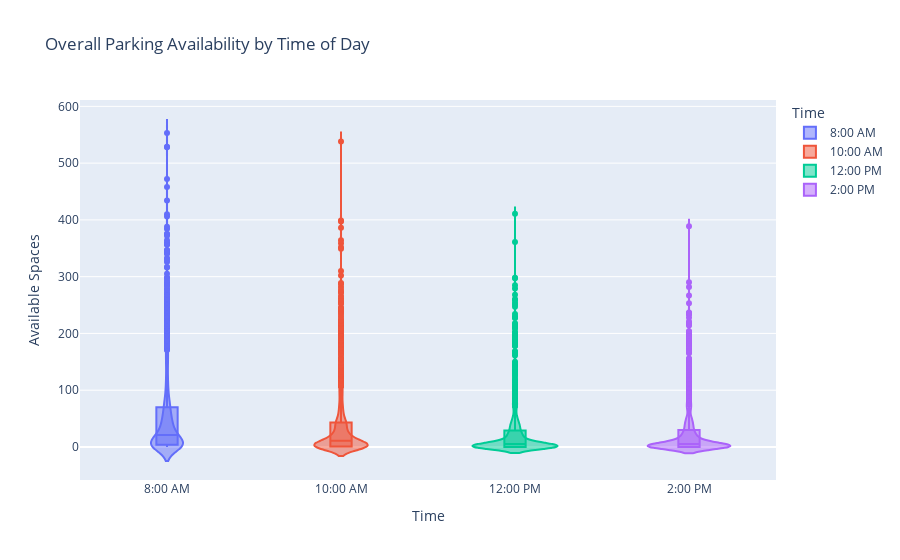
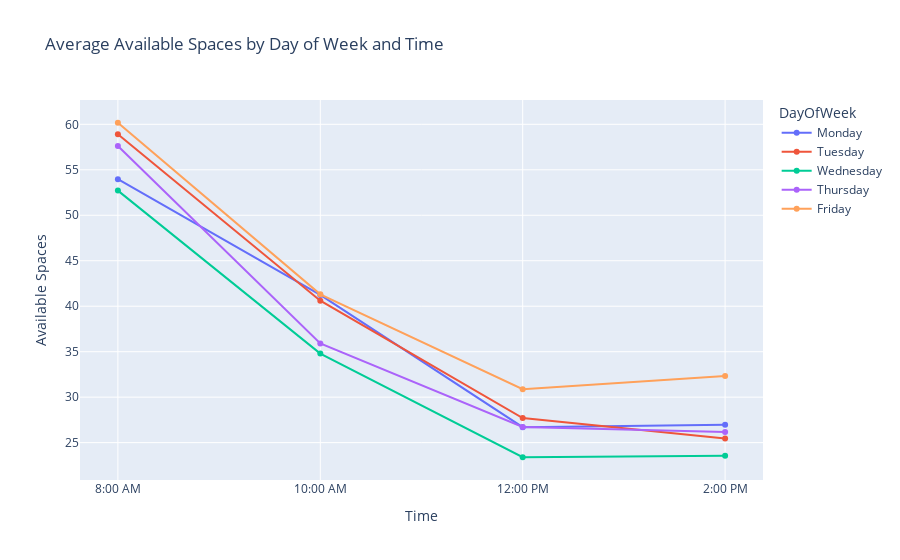
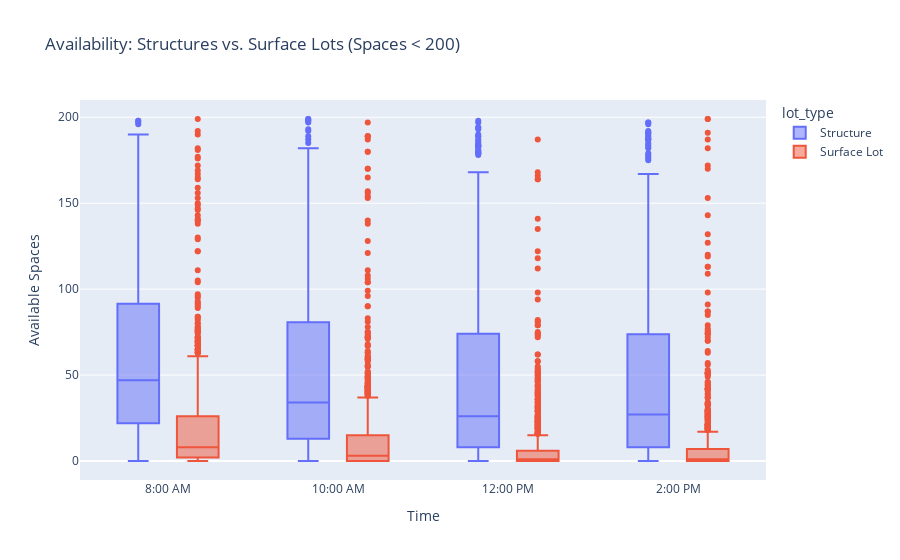
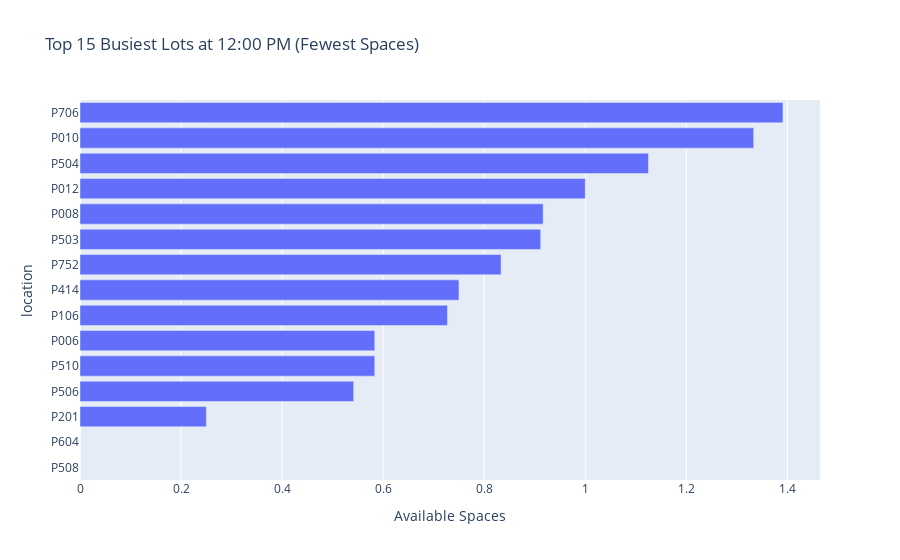

Notebook cell for these charts, in order:
### Code cell
import pandas as pd
import plotly.graph_objects as go
import plotly.express as px  # Import Plotly Express for high-level plotting
from datetime import datetime
import numpy as np

# --- 1. Improved Data Parsing (Based on your code) ---

# Read CSV file
try:
    df = pd.read_csv('parking availability.csv', header=None)
except FileNotFoundError:
    print("Error: 'parking availability.csv' not found.")
    print("Please make sure the file is in the same directory as this script.")
    exit()

# Parse data
data_records = []
current_date = None
current_lot_type = None  # <-- My addition to track Structure/Surface Lot
space_type_cache = None    # <-- My addition to track Space Type (A, B, etc.)

print("Starting file parse...")

for idx, row in df.iterrows():
    # Detect a date row
    if pd.notna(row[1]) and isinstance(row[1], str) and '2025' in str(row[1]):
        try:
            date_obj = datetime.strptime(row[1], "%A, %B %d, %Y")
            current_date = date_obj.date() # Use date object
        except ValueError:
            continue
        continue # Skip to next row after finding a date

    # Detect header row
    if row[1] == 'Space Type':
        continue

    # Detect a 'group' row that defines the Lot Type
    # e.g., ",A,Structure,..." or ",A,Surface Lot,..."
    if pd.notna(row[2]) and row[2] in ['Structure', 'Surface Lot']:
        current_lot_type = row[2]
    
    # Cache the space type
    if pd.notna(row[1]) and row[1] in ['A', 'B', 'D', 'S', 'SR', 'Visitor']:
         space_type_cache = row[1]

    # Detect a data row (must have a location and a date must be set)
    if current_date and pd.notna(row[3]) and row[3] != 'Location':
        location = row[3]
        
        # Use the cached space type
        space_type = space_type_cache 
        
        if not space_type: # Skip if we haven't found a space type yet
            continue
            
        try:
            # Extract values for four time slots
            time_8am = pd.to_numeric(row[4], errors='coerce')
            time_10am = pd.to_numeric(row[5], errors='coerce')
            time_12pm = pd.to_numeric(row[6], errors='coerce')
            time_2pm = pd.to_numeric(row[7], errors='coerce')
            
            data_records.append({
                'date': current_date,
                'space_type': space_type,
                'lot_type': current_lot_type, # <-- Added the lot type
                'location': location,
                '8:00 AM': time_8am,
                '10:00 AM': time_10am,
                '12:00 PM': time_12pm,
                '2:00 PM': time_2pm
            })
        except Exception as e:
            # print(f"Skipping row {idx} due to error: {e}")
            continue

# Convert to DataFrame
data_df = pd.DataFrame(data_records)

print(f"Total records parsed: {len(data_df)}")
print(data_df.info())

# --- 2. Tidying Data for EDA ---

# "Melt" the DataFrame from wide to long ("tidy") format
# This is the key step for flexible plotting
df_tidy = data_df.melt(
    id_vars=['date', 'space_type', 'lot_type', 'location'],
    value_vars=['8:00 AM', '10:00 AM', '12:00 PM', '2:00 PM'],
    var_name='Time',
    value_name='Available Spaces'
)

# Clean up data types for better plotting
df_tidy['Available Spaces'] = pd.to_numeric(df_tidy['Available Spaces'], errors='coerce')
df_tidy = df_tidy.dropna(subset=['Available Spaces']) # Drop rows with missing data
df_tidy['Available Spaces'] = df_tidy['Available Spaces'].astype(int)
df_tidy['date'] = pd.to_datetime(df_tidy['date'])

# Add DayOfWeek column
df_tidy['DayOfWeek'] = df_tidy['date'].dt.day_name()

# Set correct order for plotting (optional but recommended)
time_order = ['8:00 AM', '10:00 AM', '12:00 PM', '2:00 PM']
day_order = ['Monday', 'Tuesday', 'Wednesday', 'Thursday', 'Friday']
df_tidy['Time'] = pd.Categorical(df_tidy['Time'], categories=time_order, ordered=True)
df_tidy['DayOfWeek'] = pd.Categorical(df_tidy['DayOfWeek'], categories=day_order, ordered=True)

print("\n--- Sample of 'Tidy' Data Ready for Plotting ---")
print(df_tidy.head())


# --- 3. EDA with Plotly Express ---

print("\n--- Generating Plots (check your browser) ---")

# Plot 1: How does parking availability change throughout the day?
# Use a violin plot to see the distribution of available spots.
fig1 = px.violin(
    df_tidy, 
    x='Time', 
    y='Available Spaces', 
    color='Time',
    box=True, # Show a box plot inside
    title='Overall Parking Availability by Time of Day'
)
fig1.show()


# Plot 2: Is it harder to park on certain days?
# We group by Day and Time and get the average, then plot
avg_by_day_time = df_tidy.groupby(['DayOfWeek', 'Time'], observed=True)['Available Spaces'].mean().reset_index()

fig2 = px.line(
    avg_by_day_time, 
    x='Time', 
    y='Available Spaces', 
    color='DayOfWeek',
    markers=True,
    title='Average Available Spaces by Day of Week and Time'
)
fig2.show()


# Plot 3: Structures vs. Surface Lots
# This uses the 'lot_type' column we added
fig3 = px.box(
    df_tidy.query("`Available Spaces` < 200"), # Query to remove large outliers for a cleaner plot
    x='Time', 
    y='Available Spaces', 
    color='lot_type',
    title='Availability: Structures vs. Surface Lots (Spaces < 200)'
)
fig3.show()


# Plot 4 & 5: What are the best and worst lots at midday?
# We'll focus on 12:00 PM as the peak busy time
midday_data = df_tidy[df_tidy['Time'] == '12:00 PM']
lot_avg = midday_data.groupby('location')['Available Spaces'].mean().sort_values()

# Top 15 Busiest Lots (Hardest to Park)
busiest_lots = lot_avg.nsmallest(15)
fig4 = px.bar(
    busiest_lots, 
    x='Available Spaces', 
    y=busiest_lots.index, 
    orientation='h',
    title='Top 15 Busiest Lots at 12:00 PM (Fewest Spaces)'
)
fig4.show()

# Top 15 Easiest Lots (Best to Park)
easiest_lots = lot_avg.nlargest(15)
fig5 = px.bar(
    easiest_lots, 
    x='Available Spaces', 
    y=easiest_lots.index, 
    orientation='h',
    title='Top 15 Easiest Lots at 12:00 PM (Most Spaces)'
)
fig5.show()


# Plot 6: Parking Inventory Treemap
# What's the total "inventory" of parking at 8:00 AM?
df_8am = df_tidy[df_tidy['Time'] == '8:00 AM'].groupby(
    ['lot_type', 'space_type', 'location'], observed=True
)['Available Spaces'].mean().reset_index()

fig6 = px.treemap(
    df_8am, 
    path=[px.Constant('All Parking'), 'lot_type', 'space_type', 'location'], 
    values='Available Spaces',
    color='Available Spaces',
    color_continuous_scale='Greens',
    title='Parking Inventory Hierarchy (Avg. Spaces at 8:00 AM)'
)
fig6.show()

print("--- All plots generated. ---")

### Figure 1 — Plotly figure (JSON) as saved in the notebook; plotly's stock layout.template omitted (floating-point values rounded to 4 significant figures; data arrays with more than 128 entries replaced by an {"elided": "..."} marker saying what was removed)
{"data": [{"alignmentgroup": "True", "box": {"visible": true}, "hovertemplate": "Time=%{x}<br>Available Spaces=%{y}<extra></extra>", "legendgroup": "8:00 AM", "marker": {"color": "#636efa"}, "name": "8:00 AM", "offsetgroup": "8:00 AM", "orientation": "v", "scalegroup": "True", "showlegend": true, "type": "violin", "x": {"elided": "1285 str values"}, "x0": " ", "xaxis": "x", "y": {"elided": "1285 int values"}, "y0": " ", "yaxis": "y"}, {"alignmentgroup": "True", "box": {"visible": true}, "hovertemplate": "Time=%{x}<br>Available Spaces=%{y}<extra></extra>", "legendgroup": "10:00 AM", "marker": {"color": "#EF553B"}, "name": "10:00 AM", "offsetgroup": "10:00 AM", "orientation": "v", "scalegroup": "True", "showlegend": true, "type": "violin", "x": {"elided": "1285 str values"}, "x0": " ", "xaxis": "x", "y": {"elided": "1285 int values"}, "y0": " ", "yaxis": "y"}, {"alignmentgroup": "True", "box": {"visible": true}, "hovertemplate": "Time=%{x}<br>Available Spaces=%{y}<extra></extra>", "legendgroup": "12:00 PM", "marker": {"color": "#00cc96"}, "name": "12:00 PM", "offsetgroup": "12:00 PM", "orientation": "v", "scalegroup": "True", "showlegend": true, "type": "violin", "x": {"elided": "1285 str values"}, "x0": " ", "xaxis": "x", "y": {"elided": "1285 int values"}, "y0": " ", "yaxis": "y"}, {"alignmentgroup": "True", "box": {"visible": true}, "hovertemplate": "Time=%{x}<br>Available Spaces=%{y}<extra></extra>", "legendgroup": "2:00 PM", "marker": {"color": "#ab63fa"}, "name": "2:00 PM", "offsetgroup": "2:00 PM", "orientation": "v", "scalegroup": "True", "showlegend": true, "type": "violin", "x": {"elided": "1285 str values"}, "x0": " ", "xaxis": "x", "y": {"elided": "1285 int values"}, "y0": " ", "yaxis": "y"}], "layout": {"legend": {"title": {"text": "Time"}, "tracegroupgap": 0}, "title": {"text": "Overall Parking Availability by Time of Day"}, "violinmode": "overlay", "xaxis": {"anchor": "y", "categoryarray": ["8:00 AM", "10:00 AM", "12:00 PM", "2:00 PM"], "categoryorder": "array", "domain": [0, 1], "title": {"text": "Time"}}, "yaxis": {"anchor": "x", "domain": [0, 1], "title": {"text": "Available Spaces"}}}}

### Figure 2 — Plotly figure (JSON) as saved in the notebook; plotly's stock layout.template omitted (floating-point values rounded to 4 significant figures)
{"data": [{"hovertemplate": "DayOfWeek=Monday<br>Time=%{x}<br>Available Spaces=%{y}<extra></extra>", "legendgroup": "Monday", "line": {"color": "#636efa", "dash": "solid"}, "marker": {"symbol": "circle"}, "mode": "lines+markers", "name": "Monday", "orientation": "v", "showlegend": true, "type": "scatter", "x": ["8:00 AM", "10:00 AM", "12:00 PM", "2:00 PM"], "xaxis": "x", "y": [53.97, 41.24, 26.7, 26.97], "yaxis": "y"}, {"hovertemplate": "DayOfWeek=Tuesday<br>Time=%{x}<br>Available Spaces=%{y}<extra></extra>", "legendgroup": "Tuesday", "line": {"color": "#EF553B", "dash": "solid"}, "marker": {"symbol": "circle"}, "mode": "lines+markers", "name": "Tuesday", "orientation": "v", "showlegend": true, "type": "scatter", "x": ["8:00 AM", "10:00 AM", "12:00 PM", "2:00 PM"], "xaxis": "x", "y": [58.92, 40.6, 27.71, 25.45], "yaxis": "y"}, {"hovertemplate": "DayOfWeek=Wednesday<br>Time=%{x}<br>Available Spaces=%{y}<extra></extra>", "legendgroup": "Wednesday", "line": {"color": "#00cc96", "dash": "solid"}, "marker": {"symbol": "circle"}, "mode": "lines+markers", "name": "Wednesday", "orientation": "v", "showlegend": true, "type": "scatter", "x": ["8:00 AM", "10:00 AM", "12:00 PM", "2:00 PM"], "xaxis": "x", "y": [52.71, 34.8, 23.39, 23.55], "yaxis": "y"}, {"hovertemplate": "DayOfWeek=Thursday<br>Time=%{x}<br>Available Spaces=%{y}<extra></extra>", "legendgroup": "Thursday", "line": {"color": "#ab63fa", "dash": "solid"}, "marker": {"symbol": "circle"}, "mode": "lines+markers", "name": "Thursday", "orientation": "v", "showlegend": true, "type": "scatter", "x": ["8:00 AM", "10:00 AM", "12:00 PM", "2:00 PM"], "xaxis": "x", "y": [57.61, 35.9, 26.72, 26.17], "yaxis": "y"}, {"hovertemplate": "DayOfWeek=Friday<br>Time=%{x}<br>Available Spaces=%{y}<extra></extra>", "legendgroup": "Friday", "line": {"color": "#FFA15A", "dash": "solid"}, "marker": {"symbol": "circle"}, "mode": "lines+markers", "name": "Friday", "orientation": "v", "showlegend": true, "type": "scatter", "x": ["8:00 AM", "10:00 AM", "12:00 PM", "2:00 PM"], "xaxis": "x", "y": [60.17, 41.3, 30.87, 32.33], "yaxis": "y"}], "layout": {"legend": {"title": {"text": "DayOfWeek"}, "tracegroupgap": 0}, "title": {"text": "Average Available Spaces by Day of Week and Time"}, "xaxis": {"anchor": "y", "domain": [0, 1], "title": {"text": "Time"}}, "yaxis": {"anchor": "x", "domain": [0, 1], "title": {"text": "Available Spaces"}}}}

### Figure 3 — Plotly figure (JSON) as saved in the notebook; plotly's stock layout.template omitted (floating-point values rounded to 4 significant figures; data arrays with more than 128 entries replaced by an {"elided": "..."} marker saying what was removed)
{"data": [{"alignmentgroup": "True", "hovertemplate": "lot_type=Structure<br>Time=%{x}<br>Available Spaces=%{y}<extra></extra>", "legendgroup": "Structure", "marker": {"color": "#636efa"}, "name": "Structure", "notched": false, "offsetgroup": "Structure", "orientation": "v", "showlegend": true, "type": "box", "x": {"elided": "1760 str values"}, "x0": " ", "xaxis": "x", "y": {"elided": "1760 int values"}, "y0": " ", "yaxis": "y"}, {"alignmentgroup": "True", "hovertemplate": "lot_type=Surface Lot<br>Time=%{x}<br>Available Spaces=%{y}<extra></extra>", "legendgroup": "Surface Lot", "marker": {"color": "#EF553B"}, "name": "Surface Lot", "notched": false, "offsetgroup": "Surface Lot", "orientation": "v", "showlegend": true, "type": "box", "x": {"elided": "3154 str values"}, "x0": " ", "xaxis": "x", "y": {"elided": "3154 int values"}, "y0": " ", "yaxis": "y"}], "layout": {"boxmode": "group", "legend": {"title": {"text": "lot_type"}, "tracegroupgap": 0}, "title": {"text": "Availability: Structures vs. Surface Lots (Spaces < 200)"}, "xaxis": {"anchor": "y", "domain": [0, 1], "title": {"text": "Time"}}, "yaxis": {"anchor": "x", "domain": [0, 1], "title": {"text": "Available Spaces"}}}}

### Figure 4 — Plotly figure (JSON) as saved in the notebook; plotly's stock layout.template omitted (floating-point values rounded to 4 significant figures)
{"data": [{"hovertemplate": "Available Spaces=%{x}<br>location=%{y}<extra></extra>", "legendgroup": "", "marker": {"color": "#636efa", "pattern": {"shape": ""}}, "name": "", "orientation": "h", "showlegend": false, "textposition": "auto", "type": "bar", "x": [0.0, 0.0, 0.25, 0.5417, 0.5833, 0.5833, 0.7273, 0.75, 0.8333, 0.9118, 0.9167, 1.0, 1.125, 1.333, 1.391], "xaxis": "x", "y": ["P508", "P604", "P201", "P506", "P510", "P006", "P106", "P414", "P752", "P503", "P008", "P012", "P504", "P010", "P706"], "yaxis": "y"}], "layout": {"barmode": "relative", "legend": {"tracegroupgap": 0}, "title": {"text": "Top 15 Busiest Lots at 12:00 PM (Fewest Spaces)"}, "xaxis": {"anchor": "y", "domain": [0, 1], "title": {"text": "Available Spaces"}}, "yaxis": {"anchor": "x", "domain": [0, 1], "title": {"text": "location"}}}}
